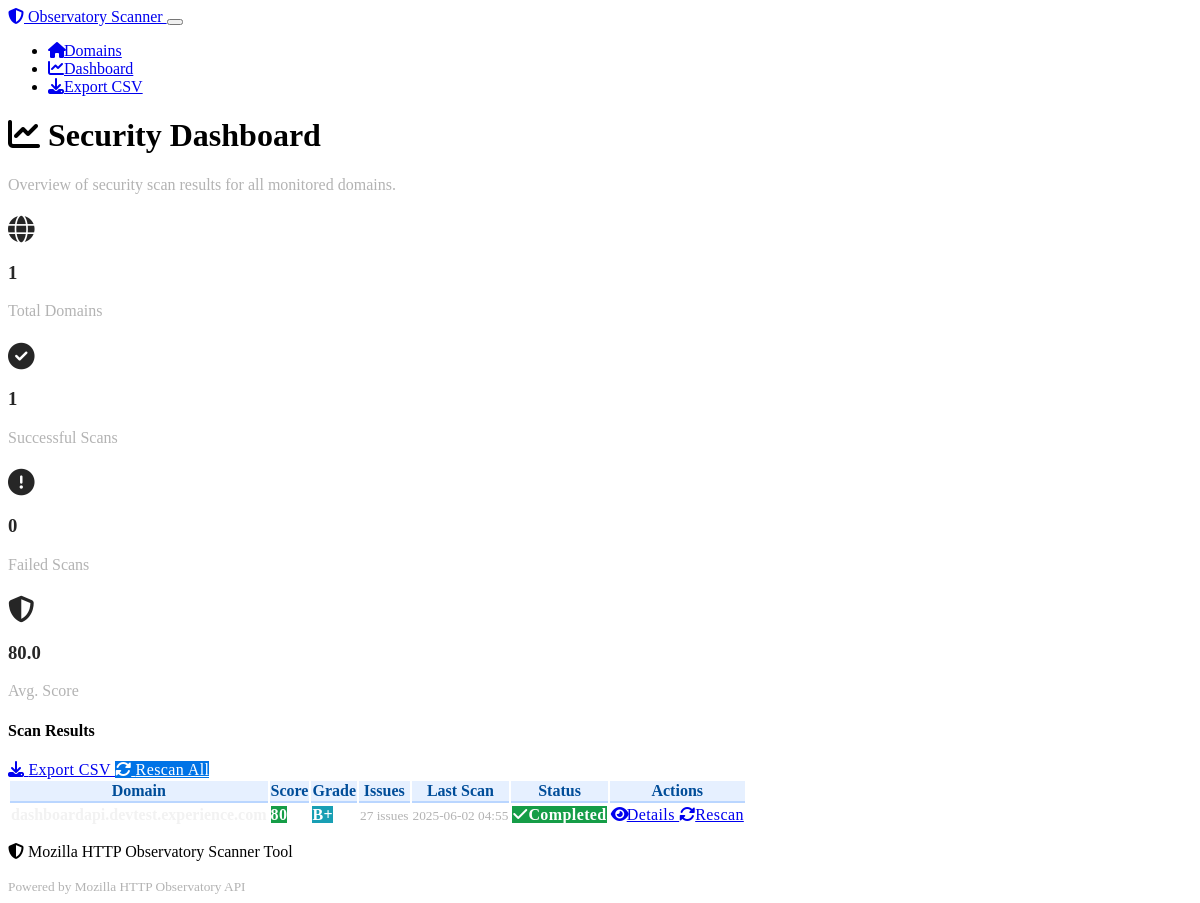
/dashboard, run on the app's committed database.
### models.py (models this page shows, shortened)
class ScanResult(db.Model):
    id = db.Column(db.Integer, primary_key=True)
    domain_id = db.Column(db.Integer, db.ForeignKey('domain.id'), nullable=False)
    scan_date = db.Column(db.DateTime, default=datetime.utcnow)
    overall_score = db.Column(db.Integer)
    grade = db.Column(db.String(5))
    status = db.Column(db.String(50))  # 'completed', 'failed', 'pending'
    error_message = db.Column(db.Text)
    csp_issues = db.Column(db.Text)  # JSON string
    cookie_issues = db.Column(db.Text)  # JSON string
    header_issues = db.Column(db.Text)  # JSON string
    domain = db.relationship('Domain', backref=db.backref('scan_results', lazy=True))

### routes.py (the view)
@app.route('/dashboard')
def dashboard():
    from sqlalchemy import func
    latest_scan_dates = db.session.query(
        ScanResult.domain_id,
        func.max(ScanResult.scan_date).label('latest_date')
    ).group_by(ScanResult.domain_id).subquery()
    latest_scans = db.session.query(ScanResult).join(Domain).join(
        latest_scan_dates,
        (ScanResult.domain_id == latest_scan_dates.c.domain_id) &
        (ScanResult.scan_date == latest_scan_dates.c.latest_date)
    ).filter(Domain.is_active == True).all()
    return render_template('dashboard.html', scans=latest_scans)

### app.py (called while the page is built)
@app.template_filter('from_json')
def from_json_filter(value):
    if not value:
        return []
    try:
        return json.loads(value)
    except (json.JSONDecodeError, TypeError):
        return []

### templates/dashboard.html (shortened to what this page needs)
{% extends "base.html" %}
{% block content %}
<div class="container my-5">
    <div class="row mb-4">
        <div class="col-12">
            <h1 class="display-4 mb-3">
                <i class="fas fa-chart-line me-3"></i>
                Security Dashboard
            </h1>
            <p class="lead text-muted">
                Overview of security scan results for all monitored domains.
            </p>
        </div>
    </div>
    {% if scans %}
    <div class="row mb-4">
        <div class="col-md-3">
            <div class="card text-center">
                <div class="card-body">
                    <h5 class="card-title text-primary">
                        <i class="fas fa-globe fa-2x mb-2"></i>
                    </h5>
                    <h3 class="mb-1">{{ scans|length }}</h3>
                    <p class="text-muted mb-0">Total Domains</p>
                </div>
            </div>
        </div>
        <div class="col-md-3">
            <div class="card text-center">
                <div class="card-body">
                    <h5 class="card-title text-success">
                        <i class="fas fa-check-circle fa-2x mb-2"></i>
                    </h5>
                    <h3 class="mb-1">{{ scans|selectattr('status', 'equalto', 'completed')|list|length }}</h3>
                    <p class="text-muted mb-0">Successful Scans</p>
                </div>
            </div>
        </div>
        <div class="col-md-3">
            <div class="card text-center">
                <div class="card-body">
                    <h5 class="card-title text-danger">
                        <i class="fas fa-exclamation-circle fa-2x mb-2"></i>
                    </h5>
                    <h3 class="mb-1">{{ scans|selectattr('status', 'equalto', 'failed')|list|length }}</h3>
                    <p class="text-muted mb-0">Failed Scans</p>
                </div>
            </div>
        </div>
        <div class="col-md-3">
            <div class="card text-center">
                <div class="card-body">
                    <h5 class="card-title text-warning">
                        <i class="fas fa-shield-alt fa-2x mb-2"></i>
                    </h5>
                    <h3 class="mb-1">
                        {% set avg_score = scans|selectattr('overall_score')|map(attribute='overall_score')|list %}
                        {% if avg_score %}
                            {{ (avg_score|sum / avg_score|length)|round(1) }}
                        {% else %}
                            N/A
                        {% endif %}
                    </h3>
                    <p class="text-muted mb-0">Avg. Score</p>
                </div>
            </div>
        </div>
    </div>
    {% endif %}
    <div class="row mb-4">
        <div class="col-12 d-flex justify-content-between align-items-center">
            <h4 class="mb-0">Scan Results</h4>
            <div>
                <a href="{{ url_for('export_csv') }}" class="btn btn-success">
                    <i class="fas fa-download me-1"></i>
                    Export CSV
                </a>
                <a href="{{ url_for('scan_all') }}" class="btn btn-primary">
                    <i class="fas fa-sync-alt me-1"></i>
                    Rescan All
                </a>
            </div>
        </div>
    </div>
    <div class="row">
        <div class="col-12">
            <div class="card">
                <div class="card-body">
                    {% if scans %}
                        <div class="table-responsive">
                            <table class="table table-hover">
                                <thead>
                                    <tr>
                                        <th>Domain</th>
                                        <th>Score</th>
                                        <th>Grade</th>
                                        <th>Issues</th>
                                        <th>Last Scan</th>
                                        <th>Status</th>
                                        <th>Actions</th>
                                    </tr>
                                </thead>
                                <tbody>
                                    {% for scan in scans %}
                                    <tr>
                                        <td>
                                            <strong>{{ scan.domain.hostname }}</strong>
                                        </td>
                                        <td>
                                            {% if scan.overall_score is not none %}
                                                <span class="badge bg-{% if scan.overall_score >= 80 %}success{% elif scan.overall_score >= 50 %}warning{% else %}danger{% endif %}">
                                                    {{ scan.overall_score }}
                                                </span>
                                            {% else %}
                                                <span class="text-muted">N/A</span>
                                            {% endif %}
                                        </td>
                                        <td>
                                            {% if scan.grade %}
                                                <span class="badge bg-{% if scan.grade in ['A+', 'A'] %}success{% elif scan.grade in ['B+', 'B'] %}info{% elif scan.grade in ['C+', 'C'] %}warning{% else %}danger{% endif %}">
                                                    {{ scan.grade }}
                                                </span>
                                            {% else %}
                                                <span class="text-muted">N/A</span>
                                            {% endif %}
                                        </td>
                                        <td>
                                            {% if scan.status == 'completed' %}
                                                {% set csp_count = (scan.csp_issues|from_json|length if scan.csp_issues else 0) %}
                                                {% set cookie_count = (scan.cookie_issues|from_json|length if scan.cookie_issues else 0) %}
                                                {% set header_count = (scan.header_issues|from_json|length if scan.header_issues else 0) %}
                                                {% set total_issues = csp_count + cookie_count + header_count %}
                                                <small>
                                                    {% if total_issues > 0 %}
                                                        <span class="text-danger">{{ total_issues }} issues</span>
                                                    {% else %}
                                                        <span class="text-success">No issues</span>
                                                    {% endif %}
                                                </small>
                                            {% else %}
                                                <span class="text-muted">-</span>
                                            {% endif %}
                                        </td>
                                        <td>
                                            <small class="text-muted">
                                                {{ scan.scan_date.strftime('%Y-%m-%d %H:%M') if scan.scan_date else 'N/A' }}
                                            </small>
                                        </td>
                                        <td>
                                            {% if scan.status == 'completed' %}
                                                <span class="badge bg-success">
                                                    <i class="fas fa-check me-1"></i>Completed
                                                </span>
                                            {% elif scan.status == 'failed' %}
                                                <span class="badge bg-danger">
                                                    <i class="fas fa-times me-1"></i>Failed
                                                </span>
                                            {% else %}
                                                <span class="badge bg-secondary">
                                                    <i class="fas fa-clock me-1"></i>{{ scan.status|title }}
                                                </span>
                                            {% endif %}
                                        </td>
                                        <td>
                                            <div class="btn-group btn-group-sm" role="group">
                                                <a href="{{ url_for('domain_results', domain_id=scan.domain_id) }}"
                                                   class="btn btn-outline-info btn-sm">
                                                    <i class="fas fa-eye me-1"></i>Details
                                                </a>
                                                <a href="{{ url_for('scan_domain', domain_id=scan.domain_id) }}"
                                                   class="btn btn-outline-primary btn-sm">
                                                    <i class="fas fa-sync-alt me-1"></i>Rescan
                                                </a>
                                            </div>
                                        </td>
                                    </tr>
                                    {% endfor %}
                                </tbody>
                            </table>
                        </div>
                    {% endif %}
                </div>
            </div>
        </div>
    </div>
</div>
{% endblock %}

### static/css/style.css (style rules this page uses)
:root { --primary_hue: 210; --success_hue: 142; --warning_hue: 45; --danger_hue: 354; --info_hue: 188; --security_excellent: 142 76% 25%; --security_good: 45 93% 35%; --security_poor: 354 70% 45%; --security_critical: 0 84% 40%; --text_on_light: 0 0% 15%; --text_on_dark: 0 0% 95%; --text_muted_light: 0 0% 40%; --text_muted_dark: 0 0% 70%; }
.badge { font-weight: 600; letter-spacing: 0.025em; }
.badge.bg-success { background-color: hsl(142 76% 35%) !important; color: white !important; }
.badge.bg-info { background-color: hsl(188 76% 40%) !important; color: white !important; }
.table > :not(caption) > * > * { color: hsl(var(--text_on_light)); border-bottom-color: rgba(0, 0, 0, 0.125); }
.text-muted { color: hsl(var(--text_muted_light)) !important; }
[data-bs-theme="dark"] .card { background-color: rgba(255, 255, 255, 0.05); border-color: rgba(255, 255, 255, 0.125); color: hsl(var(--text_on_dark)); }
[data-bs-theme="dark"] .table > :not(caption) > * > * { border-bottom-color: rgba(255, 255, 255, 0.125); color: hsl(var(--text_on_dark)); }
[data-bs-theme="dark"] .text-muted { color: hsl(var(--text_muted_dark)) !important; }
.fas, .far { width: 1em; text-align: center; }
.card-title { font-weight: 600; margin-bottom: 0.5rem; }
.card-body { color: hsl(var(--text_on_light)); }
.btn { font-weight: 500; letter-spacing: 0.025em; }
.btn-primary { background-color: hsl(210 100% 45%); border-color: hsl(210 100% 45%); color: white !important; }
.table thead th { background-color: rgba(13, 110, 253, 0.1) !important; color: hsl(210 100% 30%) !important; font-weight: 600; border-bottom: 2px solid rgba(13, 110, 253, 0.2) !important; }
small { color: hsl(var(--text_muted_light)) !important; }
[data-bs-theme="dark"] small { color: hsl(var(--text_muted_dark)) !important; }

### data on the page
ScanResult: overall_score "80", grade "B+", total_issues "27", scan_date "2025-06-02 04:55", status "completed" (drawn)

### other printed values
{{ scans|length }} "1"
{{ scans|selectattr('status', 'equalto', 'completed')|list|length }} "1"
{{ scans|selectattr('status', 'equalto', 'failed')|list|length }} "0"
{{ (avg_score|sum / avg_score|length)|round(1) }} "80.0"
